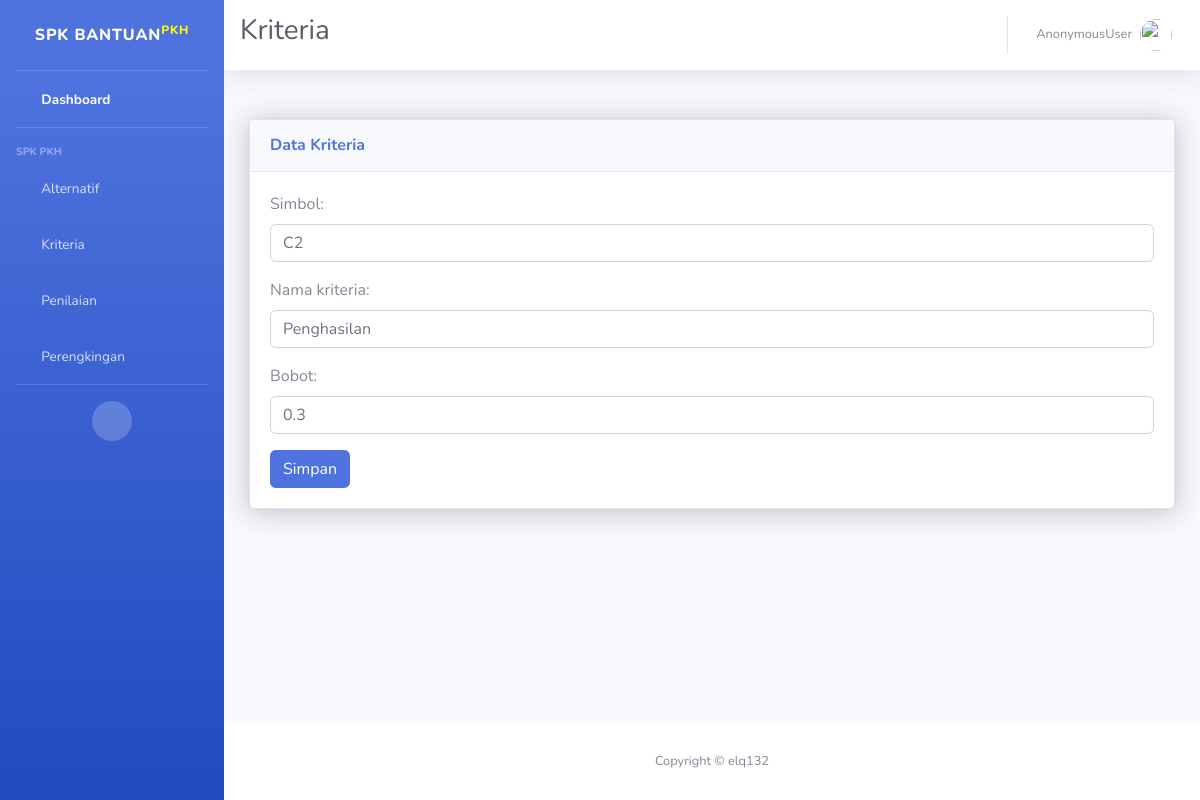
The app's page /dashboard/upkriteria/2, older data.
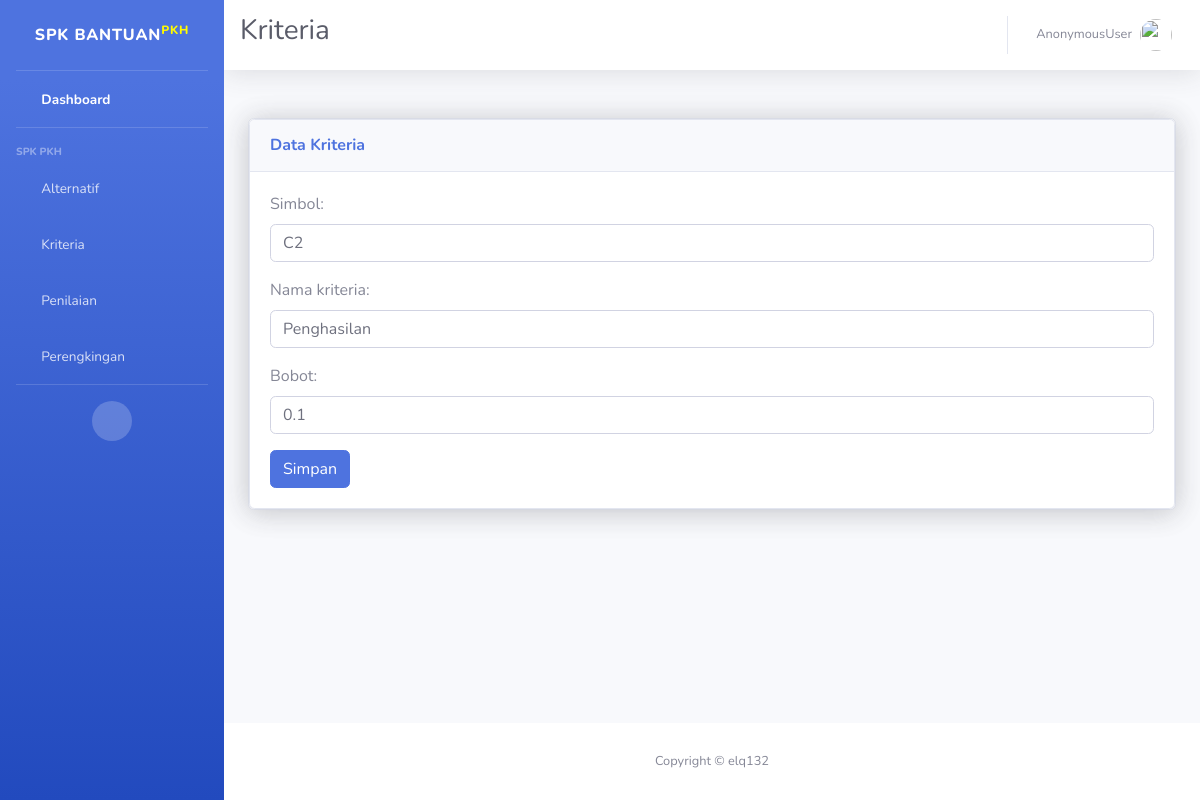
The same page, newer data.
### SPK/models.py (models this page shows, shortened)
class Kriteria(models.Model):
    simbol          = models.CharField(max_length=50)
    nama_kriteria   = models.CharField(max_length=50)
    bobot           = models.FloatField()

### SPK/views.py (the view)
# urls.py: path('upkriteria/<int:id>', views.kriteria_update, name='upkriteria'),
def kriteria_update(request, id):
    kriteria = get_object_or_404(Kriteria, id=id)
    if request.method == 'POST':
        form = KriteriaForm(request.POST, instance=kriteria)
        if form.is_valid():
            form.save()
            messages.success(request, " Data Berhasil di Update!")
            return redirect('data:kriteria')
    else:
        form = KriteriaForm(instance=kriteria)
    return render(request, 'kriteria_form.html', {'form': form})

### SPK/forms.py
class KriteriaForm(forms.ModelForm):
    class Meta:
        model = Kriteria
        fields = '__all__'
        widgets = {
            'simbol': forms.TextInput(attrs={'class': 'form-control'}),
            'nama_kriteria': forms.TextInput(attrs={'class': 'form-control'}),
            'bobot': forms.NumberInput(attrs={'class': 'form-control'}),
        }

### templates/kriteria_form.html (shortened to what the changed rows need)
{%load static%}
<!DOCTYPE html>
<html lang="en">
<head>
    <link href="{%static 'vendor/fontawesome-free/css/all.min.css'%}" rel="stylesheet" type="text/css">
    <link href="{%static 'css/sb-admin-2.min.css'%}" rel="stylesheet">
</head>
<body id="page-top">
    <div id="wrapper">
        <div id="content-wrapper" class="d-flex flex-column">
            <div id="content">
                <nav class="navbar navbar-expand navbar-light bg-white topbar mb-4 static-top shadow">
                    <div class=""><h1 class="h3 mb-0 text-gray-800">Kriteria<h1></div>
                </nav>
                <div class="container-fluid">
                    <div class="row">
                        <div class="col-xl-12 col-lg-9">
                            <div class="card shadow mb-4">
                                <div class="card shadow">
                                    <div class="card-body ">
                                        <form method="POST">
                                            {{ form.as_p }}
                                          </form>
                                    </div>
                                </div>
                            </div>
                        </div>
                    </div>
                </div>
            </div>
        </div>
    </div>
</body>
</html>

Row changes from the older to the newer data that the page shows:
changed Kriteria "Penghasilan": bobot "0.3" → "0.1"
